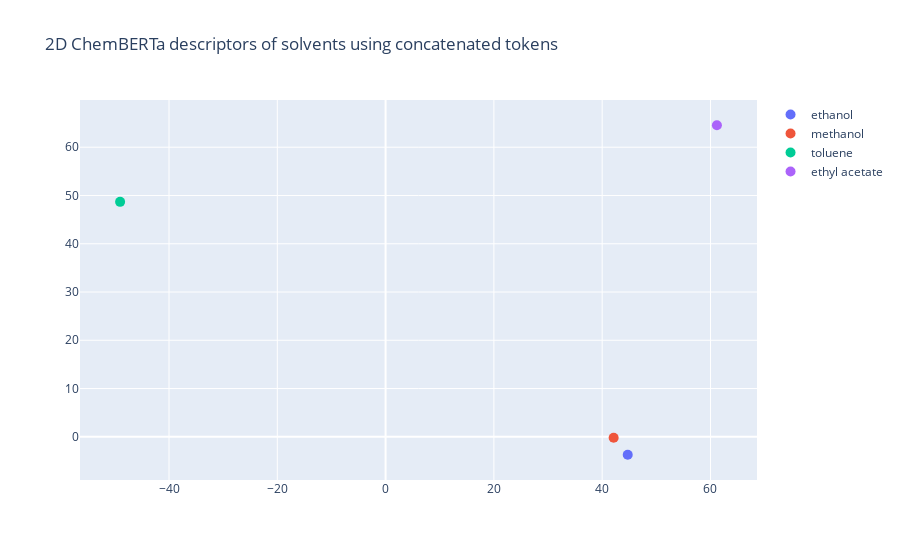

Notebook code for this chart:
### Code cell
fig = go.Figure()

for i, solvent in enumerate(solvents_to_plot):
    solvent = solvent_dict[solvent]
    if solvent.chemberta_embedding is not None:
        embedding = solvent.chemberta_embedding
        tokens = embedding.shape[0]
        tokens_to_fill = max_tokens-tokens
        fill = torch.zeros(torch.Size([tokens_to_fill, embedding.shape[1]]))
        embedding = torch.cat((embedding, fill), 0)
        embedding = embedding.reshape(1,-1)
        #print(embedding.shape)
        reduced_embedding = dimensionality_reduction.reduce_dimension(embedding)
        x = reduced_embedding[0][0].item()
        y = reduced_embedding[0][1].item()
        
        fig.add_trace(go.Scatter(
        x=[x],
        y=[y],
        mode='markers',
        name=solvent.name,
        marker=dict(size=10),
        text=solvent.name,
    ))

fig.update_layout(title='2D ChemBERTa descriptors of solvents using concatenated tokens',)
# Show the plot
fig.show()

### Figure 1 — Plotly figure (JSON) as saved in the notebook; plotly's stock layout.template omitted (floating-point values rounded to 4 significant figures)
{"data": [{"marker": {"size": 10}, "mode": "markers", "name": "ethanol", "text": "ethanol", "type": "scatter", "x": [44.72], "y": [-3.718]}, {"marker": {"size": 10}, "mode": "markers", "name": "methanol", "text": "methanol", "type": "scatter", "x": [42.12], "y": [-0.1941]}, {"marker": {"size": 10}, "mode": "markers", "name": "toluene", "text": "toluene", "type": "scatter", "x": [-49.03], "y": [48.68]}, {"marker": {"size": 10}, "mode": "markers", "name": "ethyl acetate", "text": "ethyl acetate", "type": "scatter", "x": [61.19], "y": [64.55]}], "layout": {"title": {"text": "2D ChemBERTa descriptors of solvents using concatenated tokens"}}}
